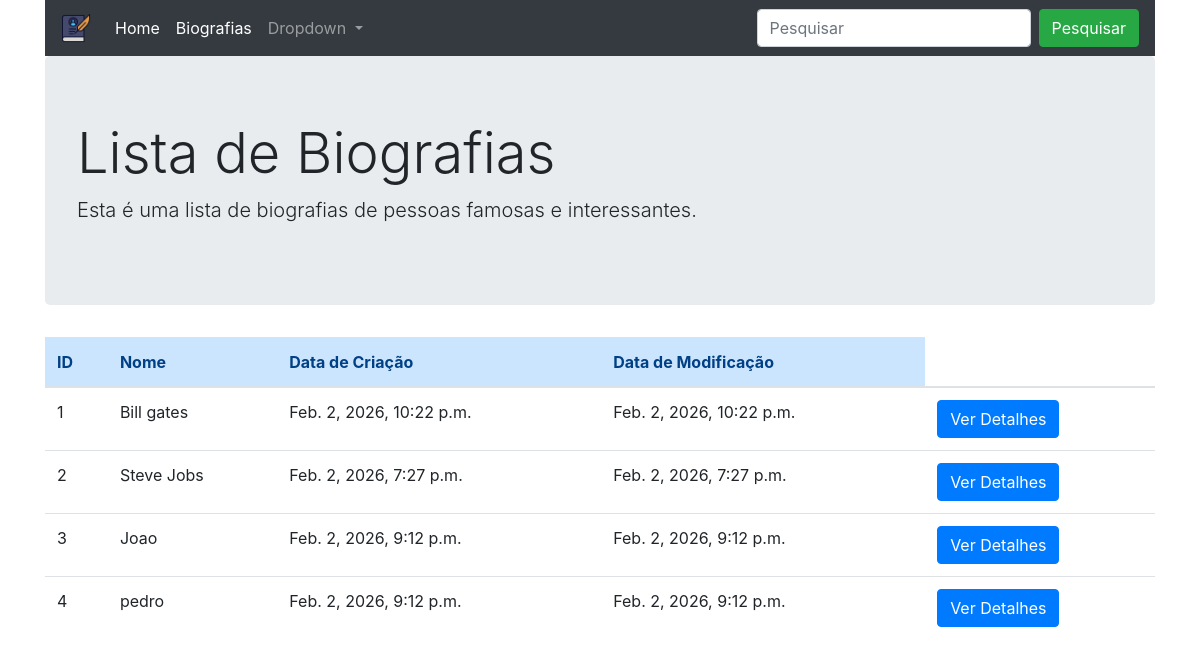
The app's page /lista/ with its own data.
### core/models.py (models this page shows, shortened)
class Pessoa(models.Model):
    nome = models.CharField(max_length=100)
    bio = models.TextField()
    url_foto = models.CharField(max_length=1000)
    data_criacao = models.DateTimeField(auto_now_add=True)
    data_modificacao = models.DateTimeField(auto_now=True)

### core/views.py (the view)
# urls.py: path('lista/', views.lista, name='lista'),
def lista(request):
    pesquisa = request.GET.get('pesquisa', '')
    if pesquisa == '':
        pessoas = Pessoa.objects.all()
    else:
        pessoas = Pessoa.objects.filter(bio__contains=pesquisa)
    context = {'pessoas': pessoas}
    return render(request, 'core/lista.html', context)

### core/templates/core/lista.html (shortened to what this page needs)
{% extends 'core/base.html' %}
{% block content %}
<div class="jumbotron">
  <h1 class="display-4">Lista de Biografias</h1>
  <p class="lead">Esta é uma lista de biografias de pessoas famosas e interessantes.</p>
</div>
<table class="table">
        <tr class="alert-primary">
            <th>ID</th>
            <th>Nome</th>
            <th>Data de Criação</th>
            <th>Data de Modificação</th>
        </tr>
    <tbody>
        {% for pessoa in pessoas %}
        <tr>
            <td>{{ pessoa.id }}</td>
            <td>{{ pessoa.nome }}</td>
            <td>{{ pessoa.data_criacao }}</td>
            <td>{{ pessoa.data_modificacao }}</td>
            <td><a class="btn btn-primary" href="{% url 'detalhe' pessoa.id %}" role="button">Ver Detalhes</a></td>
        </tr>
        {% endfor %}
    </tbody>
</table>
{% endblock %}

### core/templates/core/base.html (shortened to what this page needs)
<!doctype html>
{% load static %}
<html lang="en">
  <head>
    <link rel="stylesheet" href="https://cdn.jsdelivr.net/npm/bootstrap@4.5.3/dist/css/bootstrap.min.css">
  </head>
  <body>
    <div class="container">
        {% include 'core/navbar.html' %}
    </div>
    <div class="container">
        {%block content%}
        {%endblock%}
    </div>
  </body>
</html>

### core/templates/core/navbar.html (shortened to what this page needs)
{% load static %}
<nav class="navbar navbar-expand-lg navbar-dark bg-dark">
  <a class="navbar-brand" href="{% url 'index' %}">
    <img src="{% static 'core/img/3079112.png' %}" width="30" height="30" class="d-inline-block align-top" alt="" loading="lazy">
  </a>
  <div class="collapse navbar-collapse" id="navbarSupportedContent">
    <ul class="navbar-nav mr-auto">
      <li class="nav-item active">
        <a class="nav-link" href="{% url 'index' %}">Home <span class="sr-only">(current)</span></a>
      </li>
      <li class="nav-item active">
        <a class="nav-link" href="{% url 'lista' %}">Biografias <span class="sr-only">(current)</span></a>
      </li>
      <li class="nav-item dropdown">
        <a class="nav-link dropdown-toggle" href="#" id="navbarDropdown" role="button" data-toggle="dropdown" aria-haspopup="true" aria-expanded="false">
          Dropdown
        </a>
      </li>
    </ul>
    <form class="form-inline my-2 my-lg-0" action="{% url 'lista' %}" method="get">
      <input class="form-control mr-sm-2" type="search" name="pesquisa" placeholder="Pesquisar" aria-label="Search">
      <button class="btn btn-success my-2 my-sm-0" type="submit">Pesquisar</button>
    </form>
  </div>
</nav>

### records on screen
Pessoa: id "1", nome "Bill gates", data_criacao "Feb. 2, 2026, 10:22 p.m.", data_modificacao "Feb. 2, 2026, 10:22 p.m."
Pessoa: id "2", nome "Steve Jobs", data_criacao "Feb. 2, 2026, 7:27 p.m.", data_modificacao "Feb. 2, 2026, 7:27 p.m."
Pessoa: id "3", nome "Joao", data_criacao "Feb. 2, 2026, 9:12 p.m.", data_modificacao "Feb. 2, 2026, 9:12 p.m."
Pessoa: id "4", nome "pedro", data_criacao "Feb. 2, 2026, 9:12 p.m.", data_modificacao "Feb. 2, 2026, 9:12 p.m."
